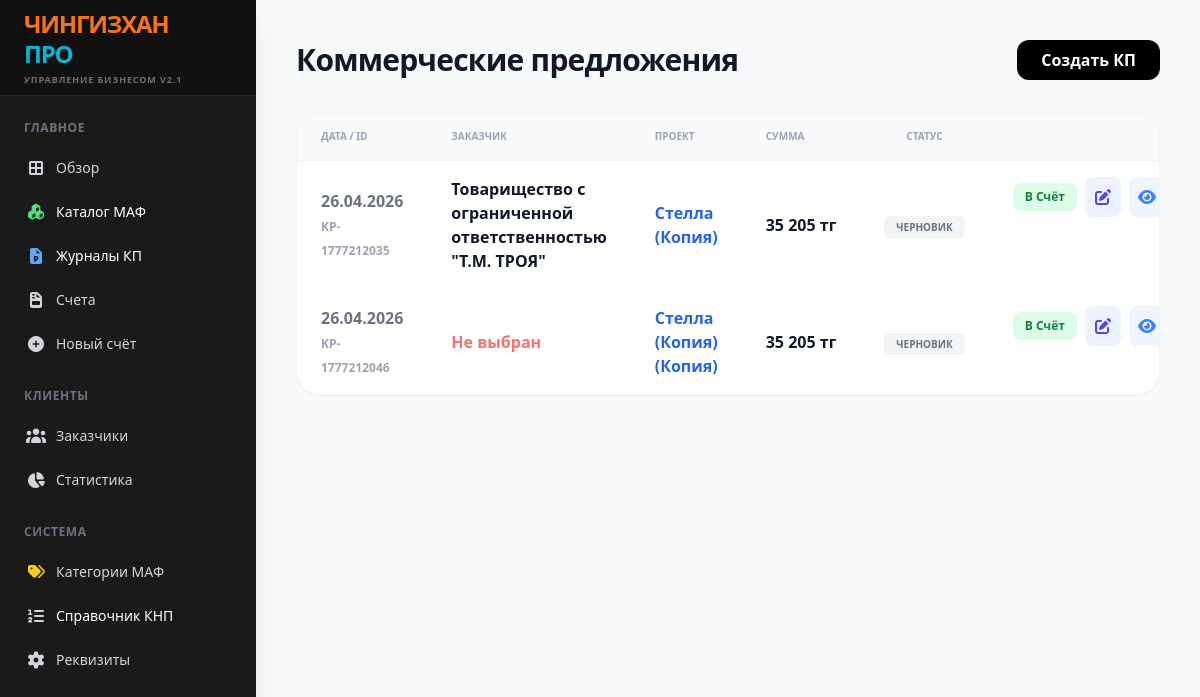
The page /proposals on the database as committed earlier.
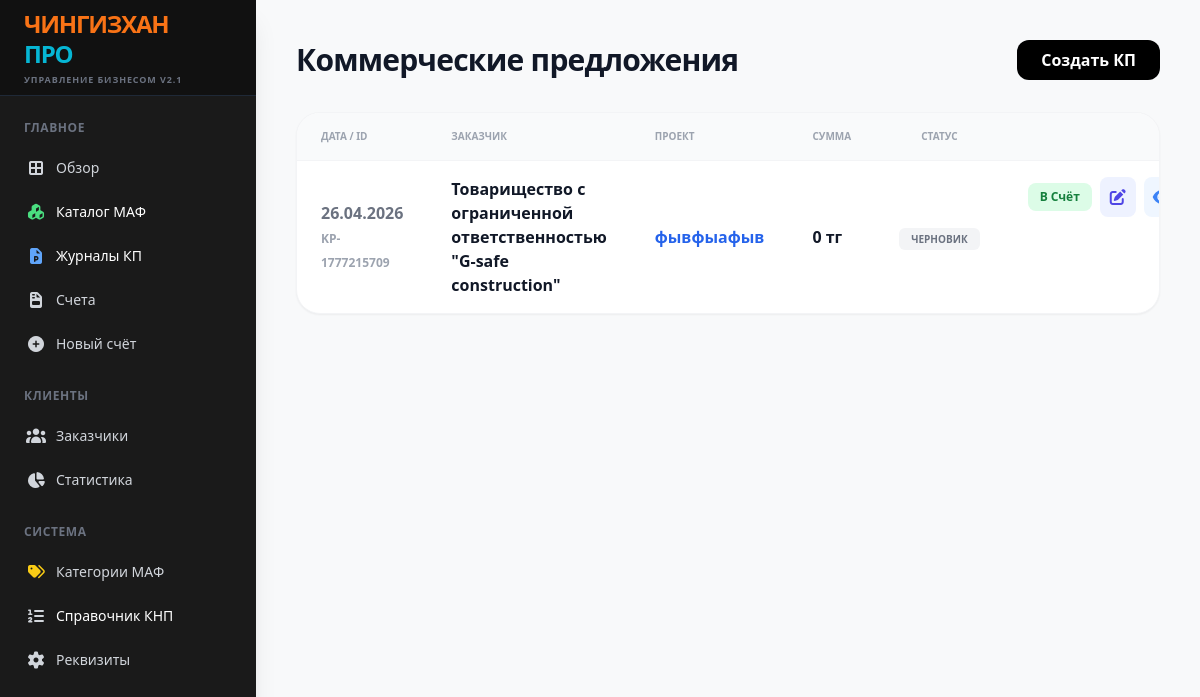
The same page on the database as committed later.
### tables this page shows
CREATE TABLE proposals (id TEXT PRIMARY KEY, client_id TEXT, date TEXT, project_name TEXT, total REAL, status INTEGER DEFAULT 0);

CREATE TABLE clients (id TEXT PRIMARY KEY, name TEXT, bin TEXT, contact TEXT, address TEXT);

### app.py (the view)
@app.route('/proposals')
def proposals_list():
    with sqlite3.connect(DB_NAME) as conn: props = conn.cursor().execute("SELECT p.id, c.name, p.project_name, p.date, p.total, p.status FROM proposals p LEFT JOIN clients c ON p.client_id = c.id ORDER BY p.date DESC").fetchall()
    return render_template('proposals.html', proposals=props)

### templates/proposals.html (shortened to what this page needs)
{% extends "base.html" %}
{% block content %}
<div class="p-10 max-w-7xl mx-auto">
    <div class="flex justify-between items-center mb-8">
        <h2 class="text-3xl font-black text-gray-900 tracking-tight">Коммерческие предложения</h2>
        <a href="/create_proposal" class="bg-black text-white px-6 py-2 rounded-xl font-bold hover:bg-gray-800 transition">Создать КП</a>
    </div>
    <div class="bg-white rounded-3xl shadow-sm border border-gray-100 overflow-hidden">
        <table class="w-full text-left">
            <thead>
                <tr class="bg-gray-50 border-b border-gray-100"><th class="py-4 px-6 text-[10px] font-black text-gray-400 uppercase">Дата / ID</th><th class="py-4 px-6 text-[10px] font-black text-gray-400 uppercase">Заказчик</th><th class="py-4 px-6 text-[10px] font-black text-gray-400 uppercase">Проект</th><th class="py-4 px-6 text-[10px] font-black text-gray-400 uppercase">Сумма</th><th class="py-4 px-6 text-[10px] font-black text-gray-400 uppercase text-center">Статус</th><th class="py-4 px-6 text-[10px] font-black text-gray-400 uppercase text-right">Действия</th></tr>
            </thead>
            <tbody class="divide-y divide-gray-50">
                {% for p in proposals %}
                <tr class="hover:bg-gray-50 transition">
                    <td class="py-4 px-6 font-bold text-gray-500">{{ p[3] }}<br><span class="text-xs text-gray-400">{{ p[0] }}</span></td>
                    <td class="py-4 px-6 text-gray-900 font-black">{{ p[1] if p[1] else '<span class="text-red-400">Не выбран</span>'|safe }}</td><td class="py-4 px-6 font-bold text-blue-600">{{ p[2] }}</td>
                    <td class="py-4 px-6 font-black text-gray-900 whitespace-nowrap">{{ '{:,.0f}'.format(p[4]).replace(',', ' ') }} тг</td>
                    <td class="py-4 px-6 text-center">{% if p[5] == 1 %}<span class="whitespace-nowrap px-3 py-1 rounded-md text-[10px] font-black bg-purple-100 text-purple-700 uppercase">ВЫСТАВЛЕН СЧЕТ</span>{% else %}<span class="whitespace-nowrap px-3 py-1 rounded-md text-[10px] font-black bg-gray-100 text-gray-500 uppercase">ЧЕРНОВИК</span>{% endif %}</td>
                    <td class="py-4 px-6 text-right space-x-2 flex justify-end items-center">
                        {% if p[5] == 0 %}<a href="/proposal_to_invoice/{{ p[0] }}" class="whitespace-nowrap bg-green-100 text-green-700 px-3 py-1.5 rounded-lg text-xs font-bold hover:bg-green-200">В Счёт</a><a href="/edit_proposal/{{ p[0] }}" class="text-indigo-600 hover:text-indigo-800 bg-indigo-50 p-2 rounded-lg"><i class="fas fa-edit"></i></a>{% endif %}
                        <a href="/view_proposal/{{ p[0] }}" class="text-blue-500 hover:text-blue-700 bg-blue-50 p-2 rounded-lg"><i class="fas fa-eye"></i></a>
                    </td>
                </tr>
                {% endfor %}
            </tbody>
        </table>
    </div>
</div>
{% endblock %}

### templates/base.html (shortened to what this page needs)
<!DOCTYPE html>
<html lang="ru">
<head>
    <script src="{{ url_for('static', filename='css/tailwind.js') }}"></script>
    <link href="{{ url_for('static', filename='css/all.min.css') }}" rel="stylesheet">
</head>
<body class="bg-[#F8F9FA] flex h-screen font-sans">
    <aside class="w-64 bg-[#1a1a1a] text-gray-300 flex flex-col shadow-xl z-50">
        <div class="h-24 flex flex-col justify-center px-6 border-b border-gray-800 bg-[#111]">
            <h1 class="text-2xl font-black tracking-tighter leading-tight">
                <span style="color: #f97316;">ЧИНГИЗХАН</span><br>
                <span style="color: #06b6d4;">ПРО</span>
            </h1>
            <p class="text-[9px] font-bold text-gray-500 mt-1 uppercase tracking-widest">Управление бизнесом v2.1</p>
        </div>
        <nav class="flex-1 px-4 py-6 space-y-6 overflow-y-auto">
            <div>
                <p class="text-xs font-bold text-gray-500 mb-3 px-2 tracking-wider">ГЛАВНОЕ</p>
                <div class="space-y-1">
                    <a href="/" class="flex items-center px-2 py-2.5 rounded-md hover:bg-gray-800 transition"><i class="fas fa-th-large w-6 text-center"></i><span class="ml-2 text-sm font-medium">Обзор</span></a>
                    <a href="/catalog" class="flex items-center px-2 py-2.5 rounded-md hover:bg-gray-800 transition"><i class="fas fa-cubes w-6 text-center text-green-400"></i><span class="ml-2 text-sm font-medium text-white">Каталог МАФ</span></a>
                    <a href="/proposals" class="flex items-center px-2 py-2.5 rounded-md hover:bg-gray-800 transition"><i class="fas fa-file-powerpoint w-6 text-center text-blue-400"></i><span class="ml-2 text-sm font-medium text-white">Журналы КП</span></a>
                    <a href="/invoices" class="flex items-center px-2 py-2.5 rounded-md hover:bg-gray-800 transition"><i class="fas fa-file-invoice w-6 text-center"></i><span class="ml-2 text-sm font-medium">Счета</span></a>
                    <a href="/create_invoice" class="flex items-center px-2 py-2.5 rounded-md hover:bg-gray-800 transition"><i class="fas fa-plus-circle w-6 text-center"></i><span class="ml-2 text-sm font-medium">Новый счёт</span></a>
                </div>
            </div>
            <div>
                <p class="text-xs font-bold text-gray-500 mb-3 px-2 tracking-wider">КЛИЕНТЫ</p>
                <div class="space-y-1">
                    <a href="/clients" class="flex items-center px-2 py-2.5 hover:bg-gray-800 rounded-md transition"><i class="fas fa-users w-6 text-center"></i><span class="ml-2 text-sm font-medium">Заказчики</span></a>
                    <a href="/issued_invoices" class="flex items-center px-2 py-2.5 hover:bg-gray-800 rounded-md transition"><i class="fas fa-chart-pie w-6 text-center"></i><span class="ml-2 text-sm font-medium">Статистика</span></a>
                </div>
            </div>
            <div>
                <p class="text-xs font-bold text-gray-500 mb-3 px-2 tracking-wider">СИСТЕМА</p>
                <div class="space-y-1">
                    <a href="/categories" class="flex items-center px-2 py-2.5 hover:bg-gray-800 rounded-md transition"><i class="fas fa-tags w-6 text-center text-yellow-400"></i><span class="ml-2 text-sm font-medium">Категории МАФ</span></a>
                    <a href="/knp" class="flex items-center px-2 py-2.5 hover:bg-gray-800 rounded-md transition"><i class="fas fa-list-ol w-6 text-center"></i><span class="ml-2 text-sm font-medium text-white">Справочник КНП</span></a>
                    <a href="/settings" class="flex items-center px-2 py-2.5 hover:bg-gray-800 rounded-md transition"><i class="fas fa-cog w-6 text-center"></i><span class="ml-2 text-sm font-medium">Реквизиты</span></a>
                </div>
            </div>
        </nav>
    </aside>
    <main class="flex-1 overflow-y-auto">
        {% block content %}{% endblock %}
    </main>
</body>
</html>

Rows that differ between the two databases and show on the page:
removed proposals: date "26.04.2026", id "KP-1777212035", name "Товарищество с ограниченной ответственностью \"Т.М. ТРОЯ\"", project_name "Стелла (Копия)", total "35 205", status "ЧЕРНОВИК"
removed proposals: date "26.04.2026", id "KP-1777212046", p "Не выбран", project_name "Стелла (Копия) (Копия)", total "35 205", status "ЧЕРНОВИК"
added proposals: date "26.04.2026", id "KP-1777215709", name "Товарищество с ограниченной ответственностью \"G-safe construction\"", project_name "фывфыафыв", total "0", status "ЧЕРНОВИК"
